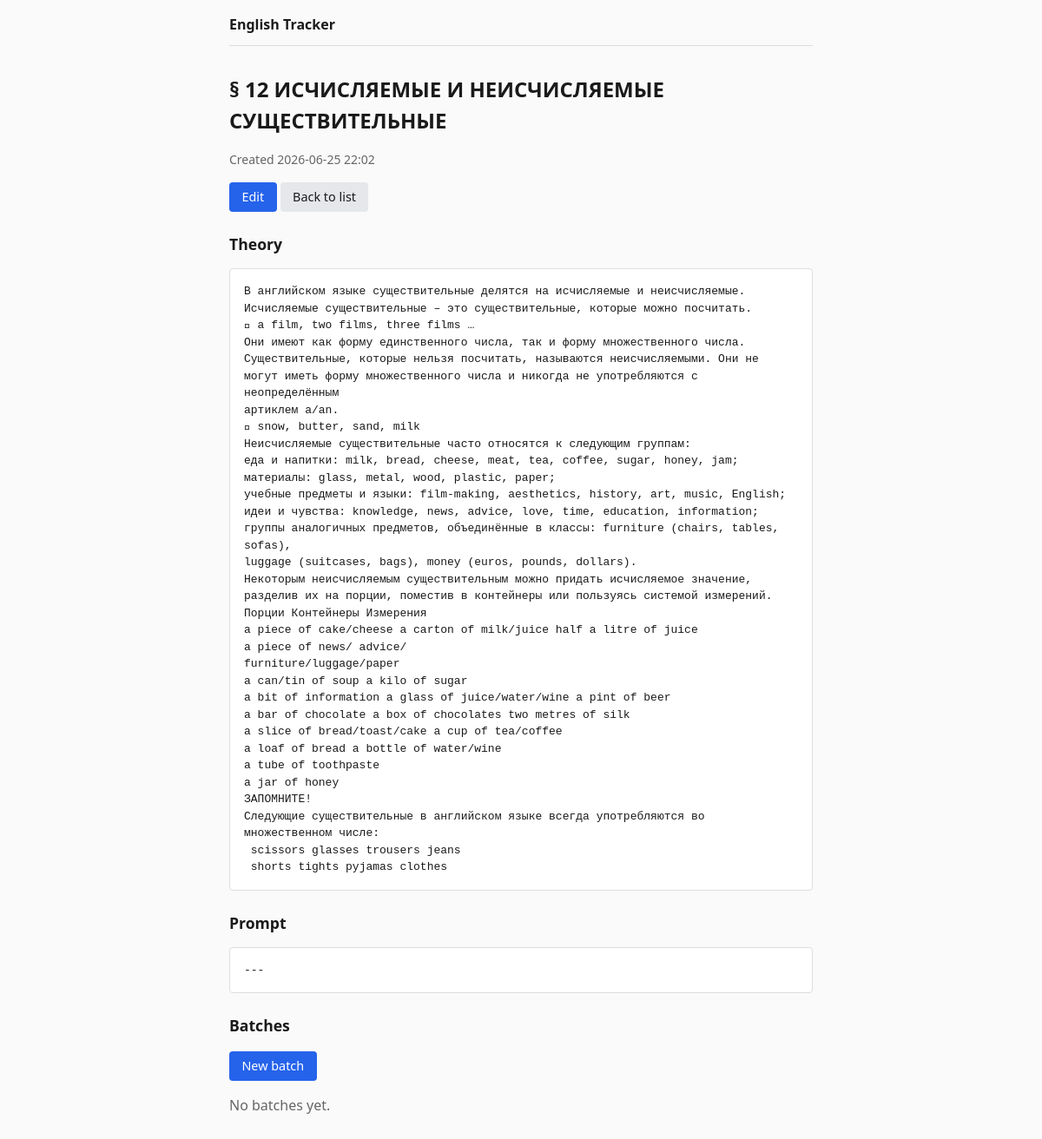
The page /topics/2 on the database its author committed.
### app/models.py (models this page shows)
class Topic(Base):
    __tablename__ = "topics"
    id = Column(Integer, primary_key=True, autoincrement=True)
    title = Column(String, nullable=False)
    theory = Column(Text)
    prompt = Column(Text)
    created_at = Column(DateTime)

### app/routes/topics.py (the view)
@router.get("/topics/{topic_id}", response_class=HTMLResponse)
def topic_detail(request: Request, topic_id: int, db: Session = Depends(get_db)):
    topic = topic_service.get_topic(db, topic_id)
    if topic is None:
        raise HTTPException(status_code=404, detail="Topic not found")
    batches = batch_service.list_batches_for_topic(db, topic_id)
    return templates.TemplateResponse(
        request,
        "topics/detail.html",
        {"topic": topic, "batches": batches},
    )

### app/templates/topics/detail.html (shortened to what this page needs)
{% extends "base.html" %}
{% block content %}
<h1>{{ topic.title }}</h1>
{% if topic.created_at %}
<p class="meta">Created {{ topic.created_at.strftime("%Y-%m-%d %H:%M") }}</p>
{% endif %}
<p><a href="/topics/{{ topic.id }}/edit" class="btn">Edit</a>
   <a href="/topics" class="btn-secondary">Back to list</a></p>
<section>
    <h2>Theory</h2>
    {% if topic.theory %}
    <pre class="content">{{ topic.theory }}</pre>
    {% else %}
    <p class="empty">No theory yet.</p>
    {% endif %}
</section>
<section>
    <h2>Prompt</h2>
    {% if topic.prompt %}
    <pre class="content">{{ topic.prompt }}</pre>
    {% else %}
    <p class="empty">No prompt yet.</p>
    {% endif %}
</section>
<section>
    <h2>Batches</h2>
    <p><a href="/topics/{{ topic.id }}/batches/new" class="btn">New batch</a></p>
    {% if batches %}
    <ul class="topic-list">
        {% for batch in batches %}
        <li>
            <a href="/topics/{{ topic.id }}/batches/{{ batch.id }}">{{ batch.name }}</a>
            <span class="meta">{{ batch.status or "—" }}</span>
        </li>
        {% endfor %}
    </ul>
    {% else %}
    <p class="empty">No batches yet.</p>
    {% endif %}
</section>
{% endblock %}

### app/static/css/style.css (style rules this page uses)
* { box-sizing: border-box; }
body { font-family: system-ui, sans-serif; line-height: 1.5; max-width: 720px; margin: 0 auto; padding: 1rem 1.5rem; color: #1a1a1a; background: #fafafa; }
h1 { font-size: 1.5rem; margin-top: 0; }
h2 { font-size: 1.1rem; margin-top: 1.5rem; }
a { color: #2563eb; }
.meta { color: #666; font-size: 0.875rem; }
.empty { color: #666; }
.btn, .btn-secondary { display: inline-block; padding: 0.4rem 0.9rem; border-radius: 4px; text-decoration: none; font-size: 0.9rem; border: none; cursor: pointer; }
.btn { background: #2563eb; color: #fff; }
.btn-secondary { background: #e5e7eb; color: #1a1a1a; }
.content { white-space: pre-wrap; background: #fff; border: 1px solid #ddd; border-radius: 4px; padding: 1rem; overflow-x: auto; }
section { margin-top: 1rem; }

### rows shown on the page
Topic: title "§ 12 ИСЧИСЛЯЕМЫЕ И НЕИСЧИСЛЯЕМЫЕ СУЩЕСТВИТЕЛЬНЫЕ", created_at "2026-06-25 22:02", theory "В английском языке существительные делятся на исчисляемые и неисчисляемые. Исчисляемые существительные – это существительные, которые можно посчитать.  a film, two films, three films … Они имеют как форму единственного числа, так и форму множественного числа. Существительные, которые нельзя посчитать, называются неисчисляемыми. Они не могут иметь форму множественного числа и никогда не употребляются с неопределённым артиклем a/an.  snow, butter, sand, milk Неисчисляемые существительные часто относятся к следующим группам: еда и напитки: milk, bread, cheese, meat, tea, coffee, sugar, honey, jam; материалы: glass, metal, wood, plastic, paper; учебные предметы и языки: film-making,…", prompt "---"
